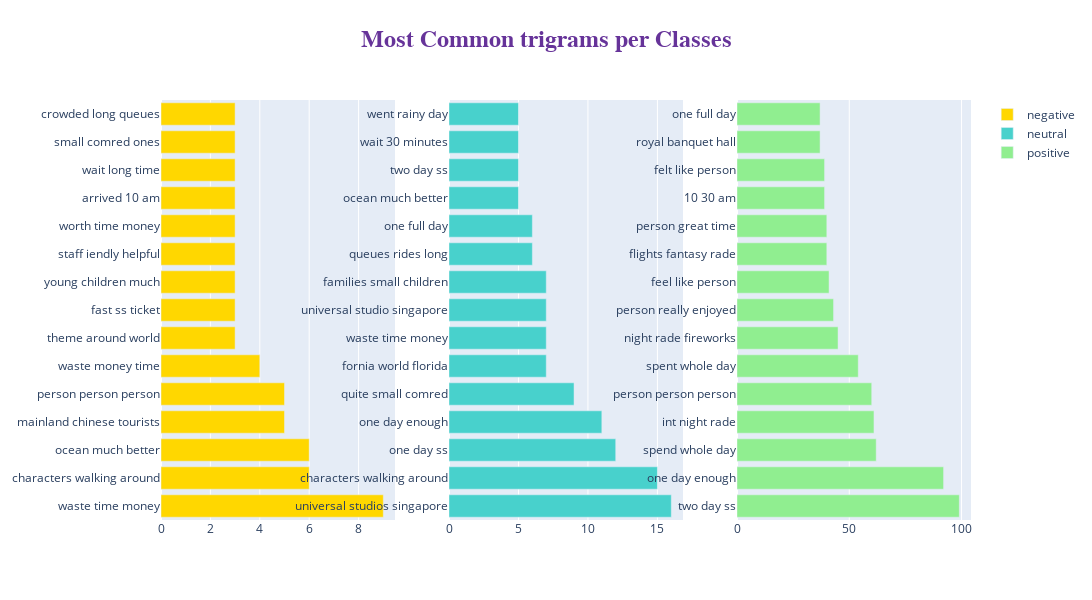

The cell this chart's notebook holds for it:
### Code cell
#trigram

fig = make_subplots(rows=1, cols=3)
title_ = ["negative", "neutral", "positive"]

for i in range(3):
    texts = df[df["label"] == i]['tokenized_review']

    new = texts.str.split()
    new = new.values.tolist()
    corpus = [word for i in new for word in i]

    top_n_bigrams = _get_top_ngram(texts, 3)[:15]
    x, y = map(list, zip(*top_n_bigrams))

    fig.add_trace(go.Bar(
                x=y,
                y=x,
                orientation='h', type="bar",
        name=title_[i], marker=dict(color=colors[i])), 1, i+1),

fig.update_layout(
    autosize=False,
    width=2000,
    height=600,title=dict(
        text='<b>Most Common trigrams per Classes</b>',
        x=0.5,
        y=0.95,
        font=dict(
        family="Courier New, monospace",
        size=24,
        color="RebeccaPurple"
        )
    ))
    
fig.show();

### Figure 1 — Plotly figure (JSON) as saved in the notebook; plotly's stock layout.template omitted (floating-point values rounded to 4 significant figures)
{"data": [{"marker": {"color": "gold"}, "name": "negative", "orientation": "h", "type": "bar", "x": [9, 6, 6, 5, 5, 4, 3, 3, 3, 3, 3, 3, 3, 3, 3], "xaxis": "x", "y": ["waste time money", "characters walking around", "ocean much better", "mainland chinese tourists", "person person person", "waste money time", "theme around world", "fast ss ticket", "young children much", "staff iendly helpful", "worth time money", "arrived 10 am", "wait long time", "small comred ones", "crowded long queues"], "yaxis": "y"}, {"marker": {"color": "mediumturquoise"}, "name": "neutral", "orientation": "h", "type": "bar", "x": [16, 15, 12, 11, 9, 7, 7, 7, 7, 6, 6, 5, 5, 5, 5], "xaxis": "x2", "y": ["universal studios singapore", "characters walking around", "one day ss", "one day enough", "quite small comred", "fornia world florida", "waste time money", "universal studio singapore", "families small children", "queues rides long", "one full day", "ocean much better", "two day ss", "wait 30 minutes", "went rainy day"], "yaxis": "y2"}, {"marker": {"color": "lightgreen"}, "name": "positive", "orientation": "h", "type": "bar", "x": [99, 92, 62, 61, 60, 54, 45, 43, 41, 40, 40, 39, 39, 37, 37], "xaxis": "x3", "y": ["two day ss", "one day enough", "spend whole day", "int night rade", "person person person", "spent whole day", "night rade fireworks", "person really enjoyed", "feel like person", "flights fantasy rade", "person great time", "10 30 am", "felt like person", "royal banquet hall", "one full day"], "yaxis": "y3"}], "layout": {"autosize": false, "height": 600, "title": {"font": {"color": "RebeccaPurple", "family": "Courier New, monospace", "size": 24}, "text": "<b>Most Common trigrams per Classes</b>", "x": 0.5, "y": 0.95}, "width": 2000, "xaxis": {"anchor": "y", "domain": [0, 0.2889]}, "xaxis2": {"anchor": "y2", "domain": [0.3556, 0.6444]}, "xaxis3": {"anchor": "y3", "domain": [0.7111, 1]}, "yaxis": {"anchor": "x", "domain": [0, 1]}, "yaxis2": {"anchor": "x2", "domain": [0, 1]}, "yaxis3": {"anchor": "x3", "domain": [0, 1]}}}
